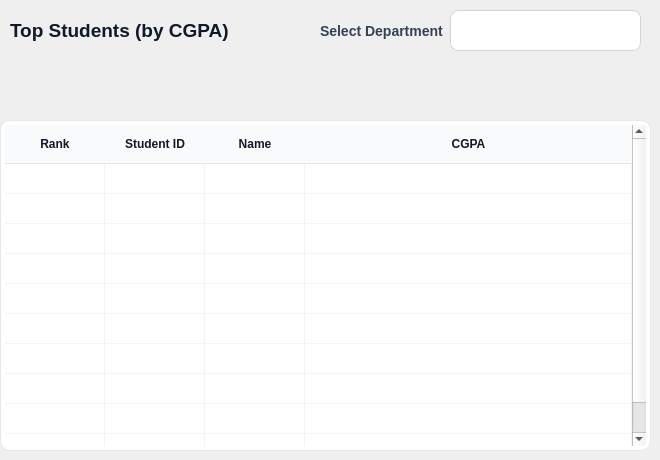
     <widget class="QWidget" name="topstudentP">
      <widget class="QComboBox" name="comboBox">
       <property name="geometry">
        <rect>
         <x>450</x>
         <y>10</y>
         <width>191</width>
         <height>41</height>
        </rect>
       </property>
       <property name="styleSheet">
        <string notr="true">QComboBox{
    background:white;
    border:1px solid #d1d5db;
    border-radius:8px;
    padding:8px;
    min-width:170px;
    font-size:13px;
}

QComboBox:hover{
    border:1px solid #2563eb;
}

QComboBox::drop-down{
    border:none;
}</string>
       </property>
      </widget>
      <widget class="QLabel" name="label_2">
       <property name="geometry">
        <rect>
         <x>10</x>
         <y>10</y>
         <width>261</width>
         <height>41</height>
        </rect>
       </property>
       <property name="font">
        <font>
         <family>Segoe UI</family>
         <pointsize>14</pointsize>
         <bold>true</bold>
        </font>
       </property>
       <property name="styleSheet">
        <string notr="true">color:#111827;
background:transparent;</string>
       </property>
       <property name="text">
        <string>Top Students (by CGPA)</string>
       </property>
      </widget>
      <widget class="QTableWidget" name="topStudentsTable">
       <property name="geometry">
        <rect>
         <x>0</x>
         <y>120</y>
         <width>651</width>
         <height>331</height>
        </rect>
       </property>
       <property name="styleSheet">
        <string notr="true">QTableWidget{
    background:white;
    border:1px solid #e5e7eb;
    border-radius:10px;
    gridline-color:#f1f5f9;
    font-size:13px;
    padding:4px;
}

QHeaderView::section{
    background:#f8fafc;
    border:none;
    border-bottom:1px solid #e5e7eb;
    padding:10px;
    font-weight:bold;
    color:#111827;
}

QTableCornerButton::section{
    background:#f8fafc;
    border:none;
}</string>
       </property>
       <property name="selectionBehavior">
        <enum>QAbstractItemView::SelectionBehavior::SelectRows</enum>
       </property>
       <property name="gridStyle">
        <enum>Qt::PenStyle::SolidLine</enum>
       </property>
       <property name="cornerButtonEnabled">
        <bool>false</bool>
       </property>
       <property name="rowCount">
        <number>10</number>
       </property>
       <property name="columnCount">
        <number>4</number>
       </property>
       <attribute name="horizontalHeaderCascadingSectionResizes">
        <bool>false</bool>
       </attribute>
       <attribute name="horizontalHeaderStretchLastSection">
        <bool>true</bool>
       </attribute>
       <attribute name="verticalHeaderVisible">
        <bool>false</bool>
       </attribute>
       <row/>
       <row/>
       <row/>
       <row/>
       <row/>
       <row/>
       <row/>
       <row/>
       <row/>
       <row/>
       <column>
        <property name="text">
         <string>Rank</string>
        </property>
       </column>
       <column>
        <property name="text">
         <string>Student ID</string>
        </property>
       </column>
       <column>
        <property name="text">
         <string>Name</string>
        </property>
       </column>
       <column>
        <property name="text">
         <string>CGPA</string>
        </property>
       </column>
      </widget>
      <widget class="QLabel" name="label_3">
       <property name="geometry">
        <rect>
         <x>320</x>
         <y>10</y>
         <width>131</width>
         <height>41</height>
        </rect>
       </property>
       <property name="font">
        <font>
         <family>Segoe UI</family>
         <pointsize>-1</pointsize>
         <bold>true</bold>
        </font>
       </property>
       <property name="styleSheet">
        <string notr="true">background:transparent;
color:#374151;
font-size:14px;
font-weight:bold;</string>
       </property>
       <property name="text">
        <string>Select Department</string>
       </property>
      </widget>
     </widget>
